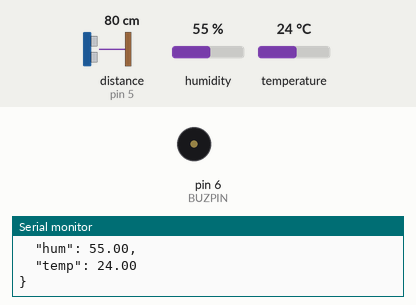
Recording of a sketch running on a simulated Arduino Uno, built with avr-gcc and run on an emulated ATmega328P. On the bench: buzzer (waves = sounding), the last lines printed to the serial monitor. Wiring (inferred from the names in the program): ultrasonic range finder: trigger pin 4; echo pin 5. Inputs (shaded band) come from the test bench; at power-on: distance to the obstacle (sensor on pin 5) 80 cm, humidity 55 %, temperature 24 °C. The echo pulse lasts 58.3 µs per cm.

Above: at 1.8 s.
1.9 s: distance to the obstacle (sensor on pin 5) set to 23 cm
3.4 s: distance to the obstacle (sensor on pin 5) set to 19 cm
At 4.3 s:
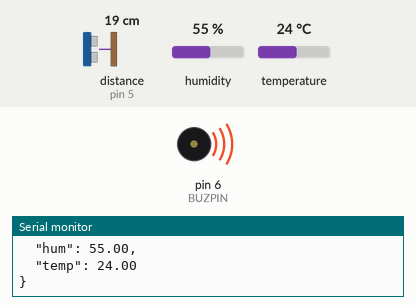
11.1 s: distance to the obstacle (sensor on pin 5) set to 2 cm
Timing chart, 0 to 18.3 s (numbered marks = the images above; inputs shaded):
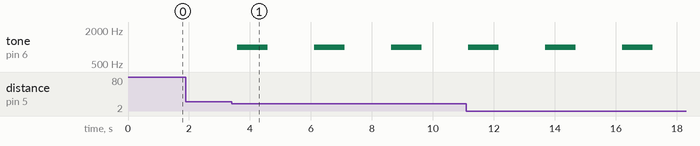

Measured:
- the behaviour switches between 21 and 20 cm on distance to the obstacle (sensor on pin 5) (found by bisection; images 0 and 1)
- after the input at 3.4 s, tone on pin 6 (BUZPIN): alternates 1000 Hz for 1.0 s and silent for 1.5 s, starting after 0.18 s

The sketch:

smart_routing_hardware.ino
```cpp
#include "DHT.h"
#define DHTTYPE DHT11
#define DHTPIN 3
DHT dht(DHTPIN, DHTTYPE);

#define TRIGPIN 4
#define ECHOPIN 5

#define BUZPIN 6

long duration;
int distance;
float h, t;

void setup() {
  // put your setup code here, to run once:
  pinMode(BUZPIN, OUTPUT);
  pinMode(TRIGPIN, OUTPUT);
  pinMode(ECHOPIN, INPUT);
  Serial.begin(9600);
  dht.begin();
}

void buzz() {
  tone(BUZPIN, 1000);
  delay(1000);
  noTone(BUZPIN);
  delay(1000);
}

void getDist() {
  digitalWrite(TRIGPIN, LOW);
  delayMicroseconds(2);
  digitalWrite(TRIGPIN, HIGH);
  delayMicroseconds(10);
  digitalWrite(TRIGPIN, LOW);
  duration = pulseIn(ECHOPIN, HIGH);
  distance = duration * 0.034 / 2;
}

void getHumTemp(){
  h = dht.readHumidity();
  t = dht.readTemperature();
  if (isnan(h) || isnan(t)) {
    Serial.println("failed");
    return;
  }
}

void sendJSON() {
  Serial.println("{");
  Serial.print("\t\"distance\": ");
  Serial.print(distance);
  Serial.println(",");
  Serial.print("\t\"hum\": ");
  Serial.print(h);
  Serial.println(",");
  Serial.print("\t\"temp\": ");
  Serial.println(t);
  Serial.println("}");
}

void loop() {
  // put your main code here, to run repeatedly:
  delay(500);
  getDist();
  getHumTemp();
  sendJSON();
  if (h > 80 || distance < 20) {
    buzz();
  }
}
```
